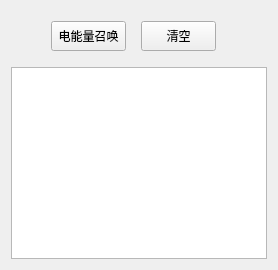
       <widget class="QWidget" name="tab_ElectricalEnergyCall">
        <attribute name="title">
         <string>电能量召唤</string>
        </attribute>
        <layout class="QVBoxLayout" name="verticalLayout_18">
         <item>
          <widget class="QWidget" name="widget_18" native="true">
           <property name="minimumSize">
            <size>
             <width>0</width>
             <height>50</height>
            </size>
           </property>
           <widget class="QPushButton" name="Btn_EnergyCall">
            <property name="geometry">
             <rect>
              <x>40</x>
              <y>10</y>
              <width>75</width>
              <height>30</height>
             </rect>
            </property>
            <property name="text">
             <string>电能量召唤</string>
            </property>
           </widget>
           <widget class="QPushButton" name="Btn_EnergyCall_Clear">
            <property name="geometry">
             <rect>
              <x>130</x>
              <y>10</y>
              <width>75</width>
              <height>30</height>
             </rect>
            </property>
            <property name="minimumSize">
             <size>
              <width>0</width>
              <height>30</height>
             </size>
            </property>
            <property name="text">
             <string>清空</string>
            </property>
           </widget>
          </widget>
         </item>
         <item>
          <widget class="QTableView" name="tableView_EnergyCall"/>
         </item>
        </layout>
       </widget>
